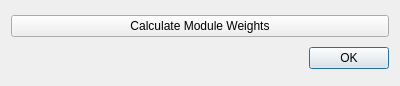
<?xml version="1.0" encoding="UTF-8"?>
<ui version="4.0">
 <class>DeveloperTools</class>
 <widget class="QDialog" name="DeveloperTools">
  <property name="geometry">
   <rect>
    <x>0</x>
    <y>0</y>
    <width>400</width>
    <height>86</height>
   </rect>
  </property>
  <property name="windowTitle">
   <string>Developper Tools</string>
  </property>
  <layout class="QVBoxLayout" name="verticalLayout">
   <item>
    <widget class="QPushButton" name="moduleWeightsButton">
     <property name="text">
      <string>Calculate Module Weights</string>
     </property>
    </widget>
   </item>
   <item>
    <widget class="QDialogButtonBox" name="buttonBox">
     <property name="orientation">
      <enum>Qt::Horizontal</enum>
     </property>
     <property name="standardButtons">
      <set>QDialogButtonBox::Ok</set>
     </property>
    </widget>
   </item>
  </layout>
 </widget>
 <resources/>
 <connections>
  <connection>
   <sender>buttonBox</sender>
   <signal>accepted()</signal>
   <receiver>DeveloperTools</receiver>
   <slot>accept()</slot>
   <hints>
    <hint type="sourcelabel">
     <x>248</x>
     <y>254</y>
    </hint>
    <hint type="destinationlabel">
     <x>157</x>
     <y>274</y>
    </hint>
   </hints>
  </connection>
  <connection>
   <sender>buttonBox</sender>
   <signal>rejected()</signal>
   <receiver>DeveloperTools</receiver>
   <slot>reject()</slot>
   <hints>
    <hint type="sourcelabel">
     <x>316</x>
     <y>260</y>
    </hint>
    <hint type="destinationlabel">
     <x>286</x>
     <y>274</y>
    </hint>
   </hints>
  </connection>
 </connections>
</ui>
